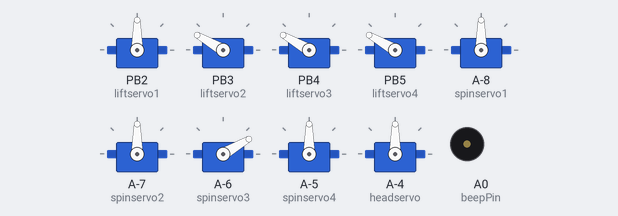
Simulated run of this sketch. Board: ATtiny85, built with avr-gcc and run on an emulated ATtiny85. Parts: 9 × servo, buzzer (waves = sounding).

Above: at 5.0 s.
At 7.3 s:
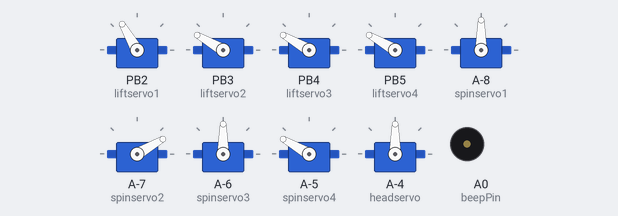
At 9.5 s:
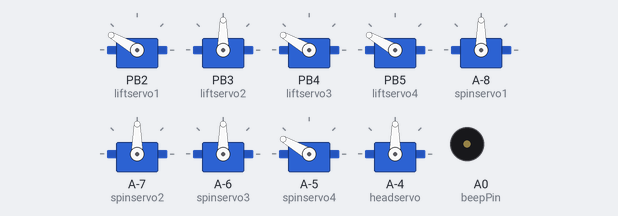
At 13.6 s:
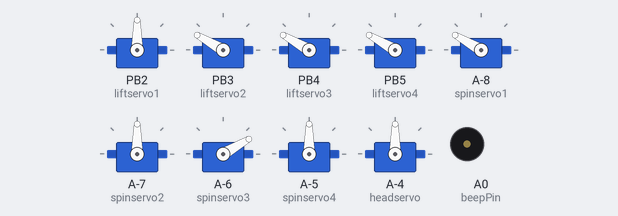
At 17.2 s:
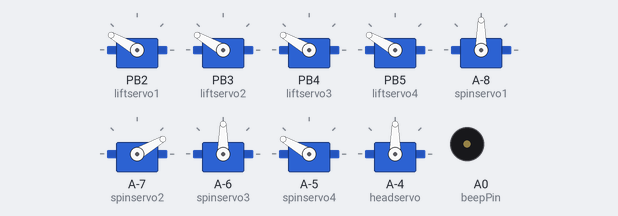
At 23.0 s:
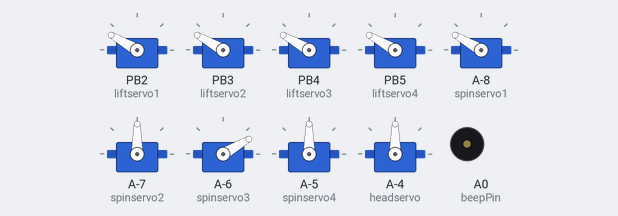
Timing chart, 0 to 24.5 s (numbered marks = the images above):
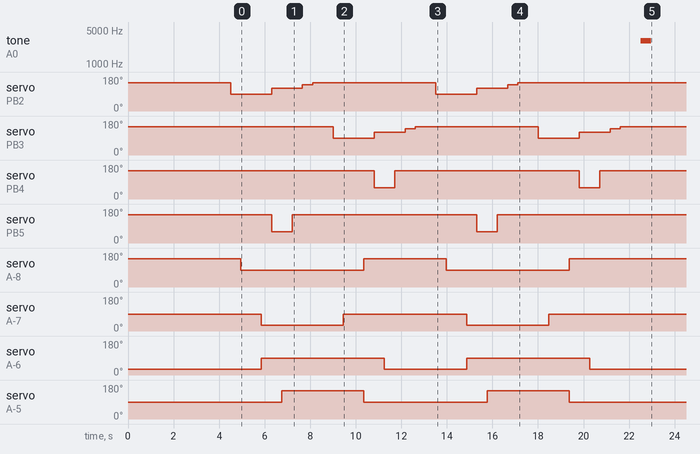

The sketch:

steps_woAdjust.ino
```cpp
#include <SoftwareServo.h>
#include <Wire.h>
#include <LSM303.h> //accelerometer?

LSM303 compass;
LSM303::vector<int16_t> running_min = {32767, 32767, 32767}, running_max = {-32768, -32768, -32768};

int tiltValue = 2000; //accelerometer?

SoftwareServo spinservo1;
SoftwareServo liftservo1;
SoftwareServo spinservo2;
SoftwareServo liftservo2;
SoftwareServo spinservo3;
SoftwareServo liftservo3;
SoftwareServo spinservo4;
SoftwareServo liftservo4;
SoftwareServo headservo;
  int ledRED = 11;
  int ledGRN = 12;
  int ledBLU = 13;
  int beepPin = A0; //beeper

int pos = 0;    // variable to store the servo position

void setup()
{
  // if noodle is face forward :
  liftservo1.attach(2); //lift front right leg
  liftservo2.attach(3); //lift front left leg
  liftservo3.attach(4); //lift back right leg
  liftservo4.attach(5); //lift back left leg
  spinservo1.attach(6); //rotate front right leg
  spinservo2.attach(7); //rotate front left leg
  spinservo3.attach(8); //rotate back right leg
  spinservo4.attach(9); //rotate back left leg
  headservo.attach(10); //turns eye stalk gantry
  pinMode(ledRED, OUTPUT);
  pinMode(ledGRN, OUTPUT);
  pinMode(ledBLU, OUTPUT);

 //postion legs in triangle pose of stability...
  spinservo1.write(150);
  spinservo2.write(90);
  spinservo3.write(30);
  spinservo4.write(90);
  liftservo1.write(150);
  liftservo2.write(150);
  liftservo3.write(150);
  liftservo4.write(150);
   headservo.write(90);
 digitalWrite(ledRED, HIGH);
 digitalWrite(ledGRN, HIGH);
 digitalWrite(ledBLU, LOW);
  SoftwareServo::refresh();
  myDelay(5000);


//step 1
liftservo1.write(90);
myDelay(500);
spinservo1.write(90); //forward lEG
myDelay(1000); //originally 1000
spinservo2.write(30); //balance leg
spinservo3.write(90); //balance leg
myDelay(500);
liftservo1.write(120);
liftservo4.write(60);
myDelay(500);
spinservo4.write(150);
myDelay(500);
liftservo4.write(150);
myDelay(500);
liftservo1.write(140);
myDelay(500);
liftservo1.write(150);
myDelay(1000);

//step 2
liftservo2.write(90);
myDelay(500);
spinservo2.write(90); //forward Leg
myDelay(1000); //originally 1000
spinservo1.write(150); //balance leg
spinservo4.write(90); //balance leg
myDelay(500);
liftservo2.write(120);
liftservo3.write(60);
myDelay(500);
spinservo3.write(30);
myDelay(500);
liftservo3.write(150);
myDelay(500);
liftservo2.write(140);
myDelay(500);
liftservo2.write(150);
myDelay(1000);

//step 1
liftservo1.write(90);
myDelay(500);
spinservo1.write(90); //forward lEG
myDelay(1000); //originally 1000
spinservo2.write(30); //balance leg
spinservo3.write(90); //balance leg
myDelay(500);
liftservo1.write(120);
liftservo4.write(60);
myDelay(500);
spinservo4.write(150);
myDelay(500);
liftservo4.write(150);
myDelay(500);
liftservo1.write(140);
myDelay(500);
liftservo1.write(150);
myDelay(1000);

//step 2
liftservo2.write(90);
myDelay(500);
spinservo2.write(90); //forward Leg
myDelay(1000); //originally 1000
spinservo1.write(150); //balance leg
spinservo4.write(90); //balance leg
myDelay(500);
liftservo2.write(120);
liftservo3.write(60);
myDelay(500);
spinservo3.write(30);
myDelay(500);
liftservo3.write(150);
myDelay(500);
liftservo2.write(140);
myDelay(500);
liftservo2.write(150);
myDelay(1000);


//accelerometer and beeper stuff
 Wire.begin();
  compass.init();
  compass.enableDefault();

  SoftwareServo::refresh();
  tone(beepPin, 3000);
  myDelay(500);
  noTone(beepPin);
}


void loop(){


 SoftwareServo::refresh();
}

void myDelay( int mSecs ) {
    for (int i=0; i<(mSecs/20); i++) {
      SoftwareServo::refresh();
      delay(18);
  }
}
```
